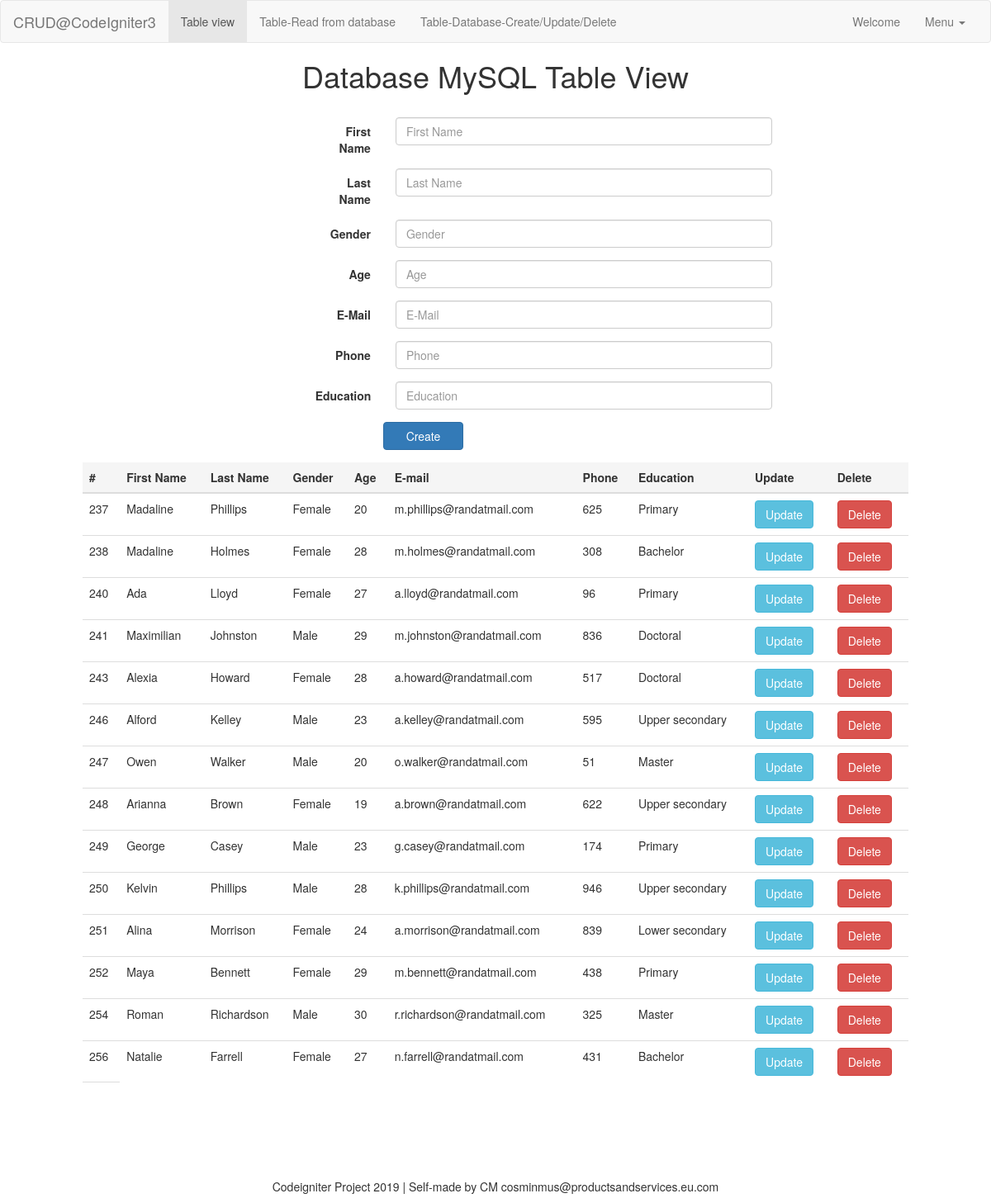
Screenshot of /index.php/table_data with the database file from the repository.
### tables this page shows
CREATE TABLE `users` (
  `id` int(20) NOT NULL,
  `first_name` varchar(50) DEFAULT NULL,
  `last_name` varchar(50) DEFAULT NULL,
  `gender` varchar(50) DEFAULT NULL,
  `age` int(100) DEFAULT NULL,
  `email` text,
  `phone` int(255) DEFAULT NULL,
  `education` text
);

### application/controllers/Table_data.php (called while the page is built, shortened)
<?php
class Table_data extends CI_Controller {
    public function index(){
        $data['data'] = $this->Crud_model->get_data();
        $this->load->view('table_view',$data);
    }
    public function __construct()
	{
	$this->load->model('Crud_model');
    }
}
?>

### index.php (called while the page is built, shortened)
<?php
require_once BASEPATH.'core/CodeIgniter.php';

### application/models/Crud_model.php (called while the page is built, shortened)
<?php
class Crud_model extends CI_Model {
	public function get_data(){
		$query = $this->db->get('users');
		return $query->result();
	}
}

### application/views/table_view.php (the view, shortened to what this page needs)
<?php require 'inc/header_view.php'; ?>
<h1>Database MySQL Table View</h1>
<div class="container">
	<div class="row">
        <?php echo form_open('crud/insert','class="form-horizontal col-md-10 col-md-offset-2"'); ?>
           <div class="form-group">
                <label for="input1" class="col-sm-2 control-label">First Name</label>
                <div class="col-sm-10">
                    <input type="text" name="fname"  class="form-control" id="input1" value="" placeholder="First Name" />
                </div>
            </div>
            <div class="form-group">
                <label for="input2" class="col-sm-2 control-label">Last Name</label>
                <div class="col-sm-10">
                    <input type="text" name="lname"  class="form-control" id="input2" value="" placeholder="Last Name" />
                </div>
            </div>
            <div class="form-group">
                <label for="input3" class="col-sm-2 control-label">Gender</label>
                <div class="col-sm-10">
                    <input type="text" name="gender"  class="form-control" id="input3" value="" placeholder="Gender" />
                </div>
            </div>
            <div class="form-group">
                <label for="input4" class="col-sm-2 control-label">Age</label>
                <div class="col-sm-10">
                    <input type="text" name="age"  class="form-control" id="input4" value="" placeholder="Age" />
                </div>
            </div>
            <div class="form-group">
                <label for="input5" class="col-sm-2 control-label">E-Mail</label>
                <div class="col-sm-10">
                    <input type="email" name="email"  class="form-control" id="input5" value="" placeholder="E-Mail" />
                </div>
            </div>
            <div class="form-group">
                <label for="input6" class="col-sm-2 control-label">Phone</label>
                <div class="col-sm-10">
                    <input type="text" name="phone"  class="form-control" id="input6" value="<?php  ?>" placeholder="Phone" />
                </div>
            </div>
            <div class="form-group">
                <label for="input7" class="col-sm-2 control-label">Education</label>
                <div class="col-sm-10">
                    <input type="text" name="education"  class="form-control" id="input7" value="<?php  ?>" placeholder="Education" />
                </div>
            </div>
            <div class="form-group" id="create">
                <button type="submit" name="create" class="btn btn-primary btn-md col-md-2 col-md-offset-2">Create</button>
            </div>
        <?php echo form_close(); ?>
    </div>
</div>
<table class="table table-hover">
        <thead>
                <tr class="active">
                    <th>#</th>
                    <th>First Name</th>
                    <th>Last Name</th>
                    <th>Gender</th>
                    <th>Age</th>
                    <th>E-mail</th>
                    <th>Phone</th>
                    <th>Education</th>
                    <th>Update</th>
                    <th>Delete</th>
                </tr>
        </thead>
      <tbody>
      <?php foreach ($data as $item) { ?>
      <tr>
          <td><?php echo $item->id; ?></td>
          <td><?php echo $item->first_name; ?></td>
          <td><?php echo $item->last_name; ?></td>
          <td><?php echo $item->gender; ?></td>
          <td><?php echo $item->age; ?></td>
          <td><?php echo $item->email; ?></td>
          <td><?php echo $item->phone; ?></td>
          <td><?php echo $item->education; ?></td>
          <td>
                <?php echo form_open('crud/update/'.$item->id); ?>
                    <button class="btn btn-info">Update</button>
                <?php echo form_close(); ?>
            </td>
            <td>
                <?php echo form_open('crud/delete/'.$item->id); ?>
                    <button class="btn btn-danger" id="delete" onclick="focusNoScrollMethod()">Delete</button>
                <?php echo form_close(); ?>
            </td>
      </tr>
      <?php } ?>
          <tr>
            <td><?php  ?></td>
         </tr>
      </tbody>
</table>
<footer>
    <p>Codeigniter Project 2019 | Self-made by CM cosminmus@productsandservices.eu.com</p>
</footer>
</body>
</html>

### public/css/style.css (style rules this page uses)
h1 { text-align:center; padding-bottom: 20px; }
.table { width:1000px; margin:auto; }
footer { text-align: center; width:100%; padding-top:100px; }
.row { width:700px; margin:auto; }
html { scroll-behavior: smooth; }

### rows the page displays
users: id "237", first_name "Madaline", last_name "Phillips", gender "Female", age "20", email "m.phillips@randatmail.com", phone "625", education "Primary"
users: id "238", first_name "Madaline", last_name "Holmes", gender "Female", age "28", email "m.holmes@randatmail.com", phone "308", education "Bachelor"
users: id "240", first_name "Ada", last_name "Lloyd", gender "Female", age "27", email "a.lloyd@randatmail.com", phone "96", education "Primary"
users: id "241", first_name "Maximilian", last_name "Johnston", gender "Male", age "29", email "m.johnston@randatmail.com", phone "836", education "Doctoral"
users: id "243", first_name "Alexia", last_name "Howard", gender "Female", age "28", email "a.howard@randatmail.com", phone "517", education "Doctoral"
users: id "246", first_name "Alford", last_name "Kelley", gender "Male", age "23", email "a.kelley@randatmail.com", phone "595", education "Upper secondary"
users: id "247", first_name "Owen", last_name "Walker", gender "Male", age "20", email "o.walker@randatmail.com", phone "51", education "Master"
users: id "248", first_name "Arianna", last_name "Brown", gender "Female", age "19", email "a.brown@randatmail.com", phone "622", education "Upper secondary"
users: id "249", first_name "George", last_name "Casey", gender "Male", age "23", email "g.casey@randatmail.com", phone "174", education "Primary"
users: id "250", first_name "Kelvin", last_name "Phillips", gender "Male", age "28", email "k.phillips@randatmail.com", phone "946", education "Upper secondary"
users: id "251", first_name "Alina", last_name "Morrison", gender "Female", age "24", email "a.morrison@randatmail.com", phone "839", education "Lower secondary"
users: id "252", first_name "Maya", last_name "Bennett", gender "Female", age "29", email "m.bennett@randatmail.com", phone "438", education "Primary"
users: id "254", first_name "Roman", last_name "Richardson", gender "Male", age "30", email "r.richardson@randatmail.com", phone "325", education "Master"
users: id "256", first_name "Natalie", last_name "Farrell", gender "Female", age "27", email "n.farrell@randatmail.com", phone "431", education "Bachelor"
